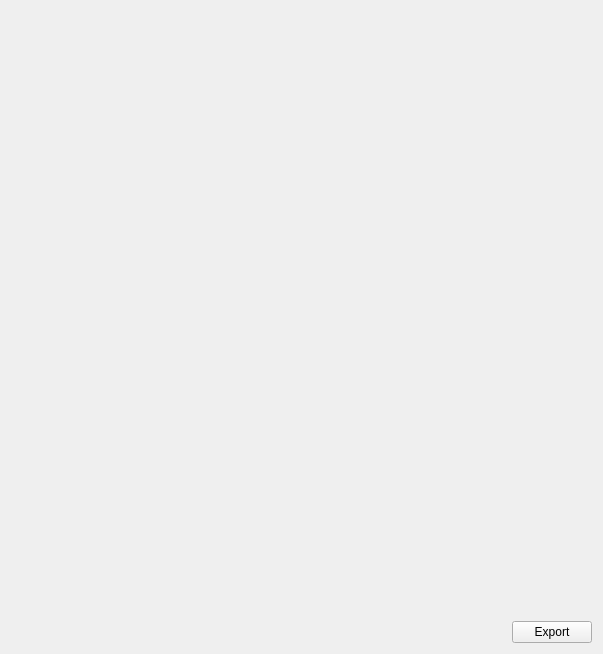
<?xml version="1.0" encoding="UTF-8"?>
<ui version="4.0">
 <class>GraphData</class>
 <widget class="QWidget" name="GraphData">
  <property name="geometry">
   <rect>
    <x>0</x>
    <y>0</y>
    <width>603</width>
    <height>654</height>
   </rect>
  </property>
  <property name="sizePolicy">
   <sizepolicy hsizetype="Minimum" vsizetype="Minimum">
    <horstretch>0</horstretch>
    <verstretch>0</verstretch>
   </sizepolicy>
  </property>
  <property name="windowTitle">
   <string>Form</string>
  </property>
  <layout class="QGridLayout" name="gridLayout">
   <item row="1" column="0" alignment="Qt::AlignRight">
    <widget class="QPushButton" name="exportButton">
     <property name="sizePolicy">
      <sizepolicy hsizetype="Fixed" vsizetype="Fixed">
       <horstretch>0</horstretch>
       <verstretch>0</verstretch>
      </sizepolicy>
     </property>
     <property name="text">
      <string>Export</string>
     </property>
    </widget>
   </item>
   <item row="0" column="0">
    <widget class="QCustomPlot" name="graph" native="true">
     <property name="enabled">
      <bool>true</bool>
     </property>
     <property name="sizePolicy">
      <sizepolicy hsizetype="Preferred" vsizetype="Preferred">
       <horstretch>0</horstretch>
       <verstretch>0</verstretch>
      </sizepolicy>
     </property>
     <property name="minimumSize">
      <size>
       <width>300</width>
       <height>400</height>
      </size>
     </property>
    </widget>
   </item>
  </layout>
  <zorder>graph</zorder>
  <zorder>exportButton</zorder>
 </widget>
 <customwidgets>
  <customwidget>
   <class>QCustomPlot</class>
   <extends>QWidget</extends>
   <header>helper/qcustomplot.h</header>
   <container>1</container>
  </customwidget>
 </customwidgets>
 <resources/>
 <connections/>
</ui>
